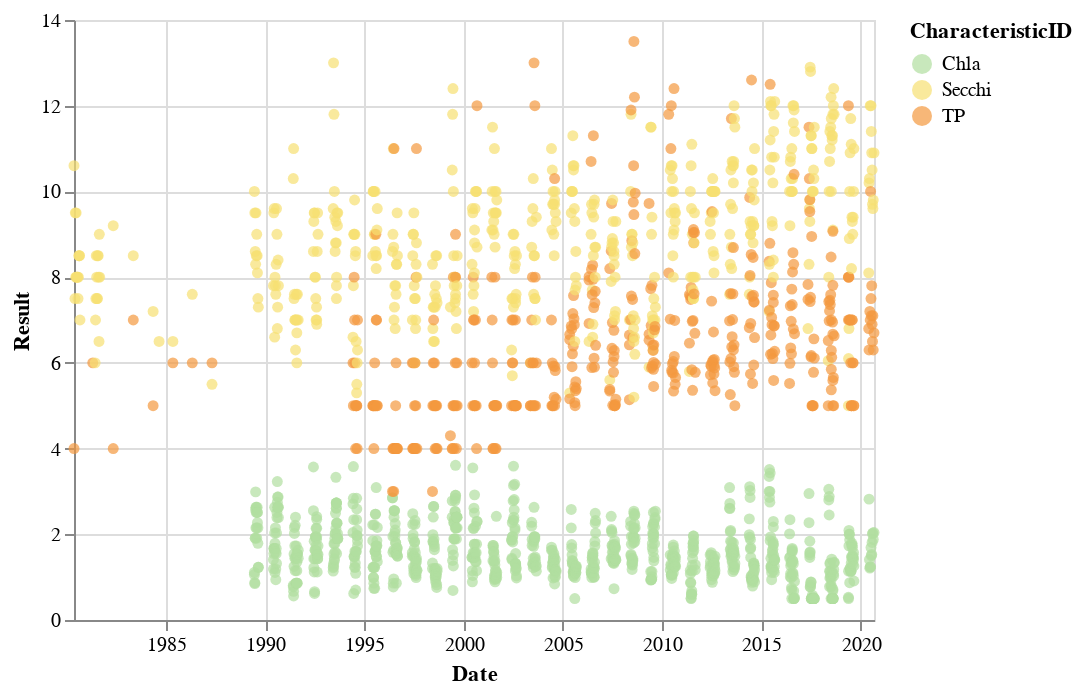

Notebook cell for this chart:
### Code cell
tre_chart('MAIDSTONE')

### Figure 1 — Vega-Lite specification as saved in the notebook (floating-point values rounded to 4 significant figures; data arrays with more than 128 entries replaced by an {"elided": "..."} marker saying what was removed)
{"config": {"view": {"continuousWidth": 400, "continuousHeight": 300}}, "data": {"name": "data-9751693b6da56f9d40464917131b39e6"}, "mark": "circle", "encoding": {"color": {"type": "nominal", "field": "CharacteristicID", "scale": {"scheme": "lightmulti"}}, "x": {"type": "temporal", "field": "Date"}, "y": {"type": "quantitative", "field": "Result"}}, "$schema": "https://vega.github.io/schema/vega-lite/v4.8.1.json", "datasets": {"data-9751693b6da56f9d40464917131b39e6": {"elided": "1804 records"}}}
